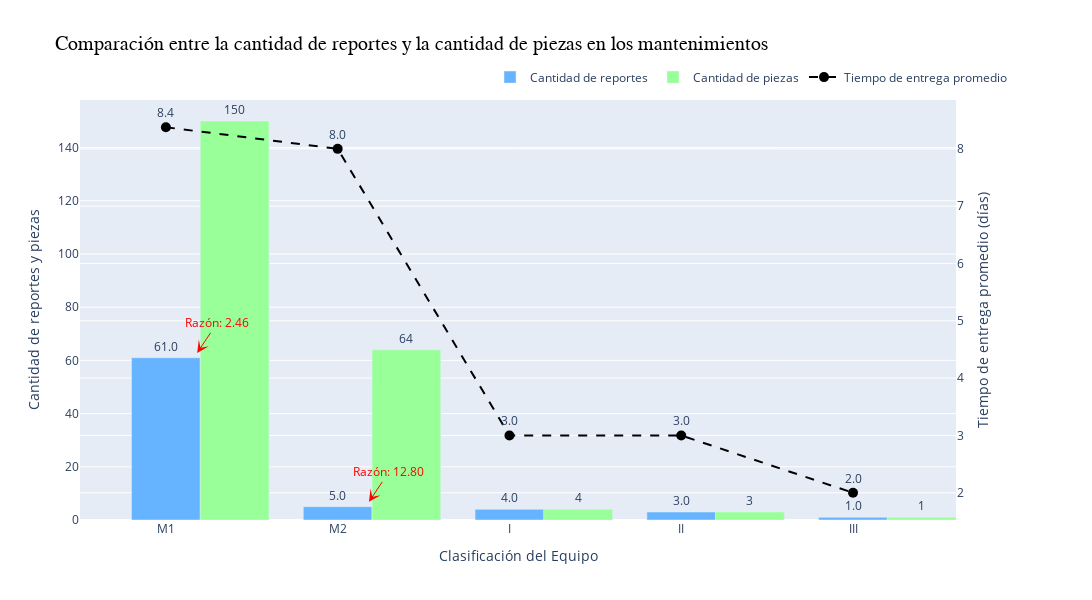

The cell this chart's notebook holds for it:
### Code cell
import math

df = maint.reset_index()

# Crear figura con eje secundario
fig = make_subplots(specs=[[{"secondary_y": True}]])

# Barras para cantidad de reportes
fig.add_trace(
    go.Bar(
        x=df['classification'],
        y=df['rep_qty'],
        name='Cantidad de reportes',
        marker_color='#66b3ff',
        text=[f'{val:.1f}' for val in df['rep_qty']],
        textposition='outside',
        width=0.4,
        offset=-0.2,  # Desplaza las barras hacia la izquierda
        hovertemplate=  # Plantilla personalizada
            '<b>Clasificación:</b> %{x}<br>' +
            '<b>Cantidad:</b> %{y:.0f} informes<extra></extra>',
        hoverlabel=dict(
            bgcolor='white',
            font_size=12,
            font_family="Arial",
            font_color='black'
        )
    ),
    secondary_y=False
)

# Barras para cantidad de piezas
fig.add_trace(
    go.Bar(
        x=df['classification'],
        y=df['total_pieces'],
        name='Cantidad de piezas',
        marker_color='#99ff99',
        text=[f'{val:.0f}' for val in df['total_pieces']],  # Enteros sin decimales
        textposition='outside',
        width=0.4,
        offset=0.2,
        hovertemplate=  # Plantilla personalizada
            '<b>Clasificación:</b> %{x}<br>' +
            '<b>Cantidad:</b> %{y:.0f} piezas<extra></extra>',
        hoverlabel=dict(
            bgcolor='white',
            font_size=12,
            font_family="Arial",
            font_color='black'
        )
    ),
    secondary_y=False
)

# Línea para tiempo de entrega promedio
fig.add_trace(
    go.Scatter(
        x=df['classification'],
        y=df['deliv_time_avg'],
        mode='lines+markers+text',
        name='Tiempo de entrega promedio',
        line=dict(color='black', dash='dash'),
        marker=dict(symbol='circle', size=10),
        text=[f'{val:.1f}' for val in df['deliv_time_avg']],
        textposition='top center',
        hovertemplate=  # Plantilla personalizada
            '<b>Clasificación:</b> %{x}<br>' +
            '<b>Tiempo promedio:</b> %{y:.1f} días<extra></extra>',
        hoverlabel=dict(
            bgcolor='white',
            font_size=12,
            font_family="Arial",
            font_color='black'
        )
    ),
    secondary_y=True
)

# Agregar anotaciones para las razones (piezas/reportes) > 1
annotations = []
for i, row in df.iterrows():
    if row['rep_qty'] != 0:
        ratio = row['total_pieces'] / row['rep_qty']
        
        if ratio > 1:
            # Calcular posición de la anotación a 75°
            offset = 5
            angle = math.radians(75)
            dx = offset * math.cos(angle) + 30
            dy = offset * math.sin(angle) 
            
            y_base = min(row['rep_qty'], row['total_pieces'])
            
            annotations.append(dict(
                x=row['classification'],
                y=y_base,
                xshift=dx,
                yshift=dy,
                text=f'Razón: {ratio:.2f}',
                showarrow=True,
                arrowhead=3,
                arrowsize=2,
                arrowwidth=1,
                arrowcolor='red',
                font=dict(color='red'),
                ax=20,
                ay=-30
            ))

# Configurar ejes y título
fig.update_layout(
    title='Comparación entre la cantidad de reportes y la cantidad de piezas en los mantenimientos',
    title_font=dict(size=20, family='Arial', color='black'),
    xaxis_title='Clasificación del Equipo',
    barmode='group',
    annotations=annotations,
    legend=dict(
        orientation="h",
        yanchor="bottom",
        y=1.02,
        xanchor="right",
        x=1
    ),
    height=600,
    width=1200,
    margin=dict(t=100)
)

# Configurar títulos de los ejes Y
fig.update_yaxes(title_text="Cantidad de reportes y piezas", secondary_y=False)
fig.update_yaxes(title_text="Tiempo de entrega promedio (días)", secondary_y=True)

# Mostrar gráfico
fig.show()

### Figure 1 — Plotly figure (JSON) as saved in the notebook; plotly's stock layout.template omitted (floating-point values rounded to 4 significant figures)
{"data": [{"hoverlabel": {"bgcolor": "white", "font": {"color": "black", "family": "Arial", "size": 12}}, "hovertemplate": "<b>Clasificación:</b> %{x}<br><b>Cantidad:</b> %{y:.0f} informes<extra></extra>", "marker": {"color": "#66b3ff"}, "name": "Cantidad de reportes", "offset": -0.2, "text": ["61.0", "5.0", "4.0", "3.0", "1.0"], "textposition": "outside", "type": "bar", "width": 0.4, "x": ["M1", "M2", "I", "II", "III"], "xaxis": "x", "y": [61, 5, 4, 3, 1], "yaxis": "y"}, {"hoverlabel": {"bgcolor": "white", "font": {"color": "black", "family": "Arial", "size": 12}}, "hovertemplate": "<b>Clasificación:</b> %{x}<br><b>Cantidad:</b> %{y:.0f} piezas<extra></extra>", "marker": {"color": "#99ff99"}, "name": "Cantidad de piezas", "offset": 0.2, "text": ["150", "64", "4", "3", "1"], "textposition": "outside", "type": "bar", "width": 0.4, "x": ["M1", "M2", "I", "II", "III"], "xaxis": "x", "y": [150.0, 64.0, 4.0, 3.0, 1.0], "yaxis": "y"}, {"hoverlabel": {"bgcolor": "white", "font": {"color": "black", "family": "Arial", "size": 12}}, "hovertemplate": "<b>Clasificación:</b> %{x}<br><b>Tiempo promedio:</b> %{y:.1f} días<extra></extra>", "line": {"color": "black", "dash": "dash"}, "marker": {"size": 10, "symbol": "circle"}, "mode": "lines+markers+text", "name": "Tiempo de entrega promedio", "text": ["8.4", "8.0", "3.0", "3.0", "2.0"], "textposition": "top center", "type": "scatter", "x": ["M1", "M2", "I", "II", "III"], "xaxis": "x", "y": [8.377, 8.0, 3.0, 3.0, 2.0], "yaxis": "y2"}], "layout": {"annotations": [{"arrowcolor": "red", "arrowhead": 3, "arrowsize": 2, "arrowwidth": 1, "ax": 20, "ay": -30, "font": {"color": "red"}, "showarrow": true, "text": "Razón: 2.46", "x": "M1", "xshift": 31.29, "y": 61, "yshift": 4.83}, {"arrowcolor": "red", "arrowhead": 3, "arrowsize": 2, "arrowwidth": 1, "ax": 20, "ay": -30, "font": {"color": "red"}, "showarrow": true, "text": "Razón: 12.80", "x": "M2", "xshift": 31.29, "y": 5, "yshift": 4.83}], "barmode": "group", "height": 600, "legend": {"orientation": "h", "x": 1, "xanchor": "right", "y": 1.02, "yanchor": "bottom"}, "margin": {"t": 100}, "title": {"font": {"color": "black", "family": "Arial", "size": 20}, "text": "Comparación entre la cantidad de reportes y la cantidad de piezas en los mantenimientos"}, "width": 1200, "xaxis": {"anchor": "y", "domain": [0, 0.94], "title": {"text": "Clasificación del Equipo"}}, "yaxis": {"anchor": "x", "domain": [0, 1], "title": {"text": "Cantidad de reportes y piezas"}}, "yaxis2": {"anchor": "x", "overlaying": "y", "side": "right", "title": {"text": "Tiempo de entrega promedio (días)"}}}}
